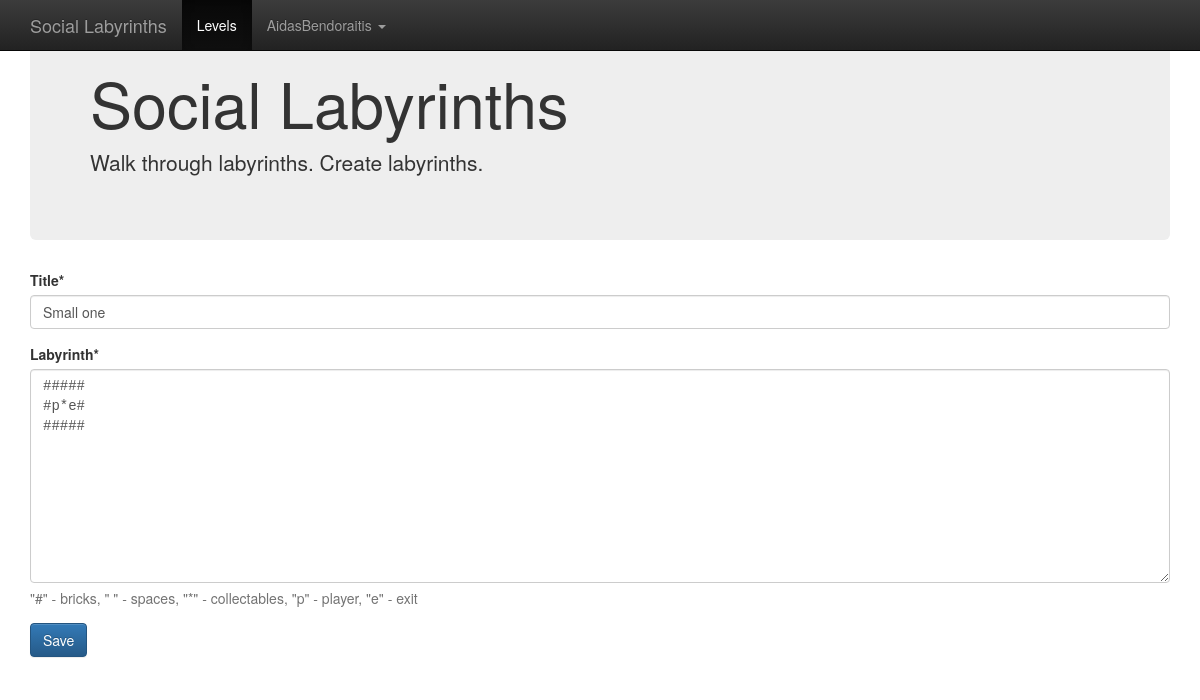
The app's page /levels/small-one/change/ (signed in), older data.
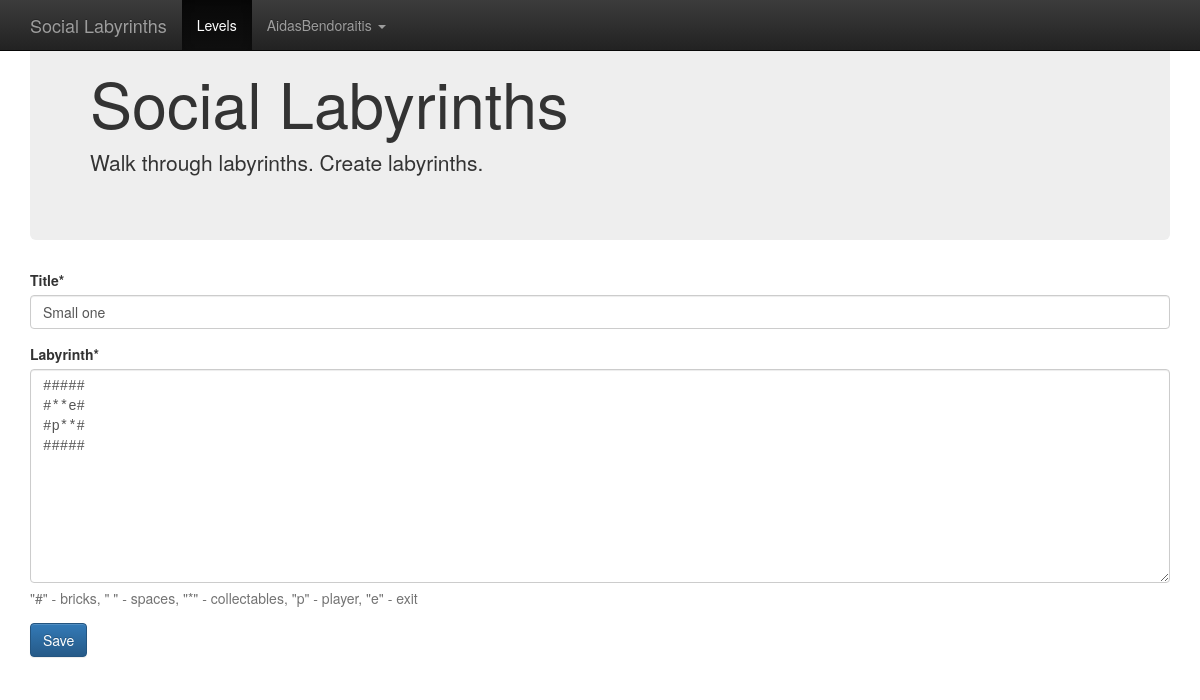
The same page, newer data.
### levels/models.py (models this page shows, shortened)
class Level(models.Model):
    created = models.DateTimeField(_("created"), auto_now_add=True)
    modified = models.DateTimeField(_("modified"), auto_now=True)
    author = models.ForeignKey("auth.User", verbose_name=_("author"))
    title = models.CharField(_("title"), max_length=255)
    slug = models.SlugField(_("slug"), max_length=255)
    labyrinth = models.TextField(_("labyrinth"), help_text=_('"#" - bricks, " " - spaces, "*" - collectables, "p" - player, "e" - exit'))
    class Meta:
        verbose_name = _("Level")
        verbose_name_plural = _("Levels")

### levels/views.py (the view)
# urls.py: url(r'^(?P<slug>[^/]+)/change/$', change_level, name="change_level"),
@login_required
def change_level(request, slug):
    level = get_object_or_404(Level, slug=slug)
    if level.author != request.user:
        return HttpResponseForbidden('You do not have permissions to edit this level.')
    if request.method == "POST":
        form = LevelForm(request, data=request.POST, instance=level)
        if form.is_valid():
            level = form.save()
            return redirect('level_detail', slug=level.slug)
    else:
        form = LevelForm(request, instance=level)
    return render(request, 'levels/change_level.html', {'form': form})

### levels/views.py (shortened to what this page needs)
class LevelForm(forms.ModelForm):
    class Meta:
        model = Level
        fields = ['title', 'labyrinth']
    def __init__(self, request, *args, **kwargs):
        super(LevelForm, self).__init__(*args, **kwargs)
        self.request = request
        self.helper = FormHelper()
        self.helper.form_action = ""
        self.helper.form_method = "POST"
        self.helper.layout = layout.Layout(
            "title",
            "labyrinth",
            bootstrap.FormActions(
                layout.Submit('submit', _('Save')),
            )
        )

### social_labyrinth/templates/levels/change_level.html (shortened to what this page needs)
{% extends "base.html" %}
{% load crispy_forms_tags %}
{% block content %}
    {% crispy form %}
{% endblock %}

Row changes from the older to the newer data that the page shows:
changed Level "Small one": labyrinth "##### #p*e# #####" → "##### #**e# #p**# #####"
